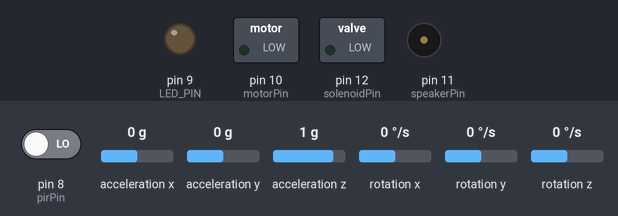
A sketch run on a simulated Arduino Uno, built with avr-gcc and run on an emulated ATmega328P. Shown: switched loads named in the sketch (green lamp = pin HIGH), output pins drawn as LEDs (lit = HIGH), buzzer (waves = sounding). The inputs (shaded band) are chosen by the test bench; at power-on: pin 8 (pirPin) LOW, acceleration x 0 g, acceleration y 0 g, acceleration z 1 g, rotation x 0 °/s, rotation y 0 °/s, rotation z 0 °/s. Random numbers use the default seed unless the sketch sets one; what the sketch prints to the serial monitor is not drawn.

Above: at 0.1 s.
At 34.1 s:
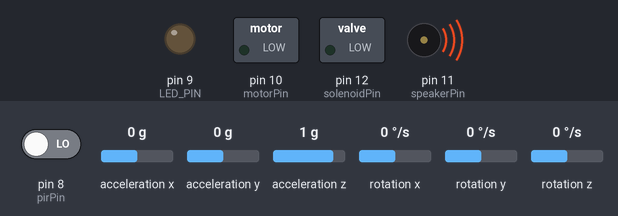
Timing chart, 0 to 35.6 s (numbered marks = the images above):
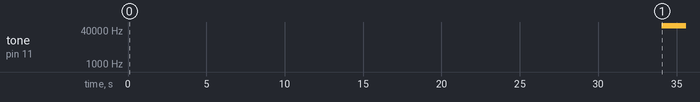

The sketch:

toasty.ino
```cpp
/* TOASTY!!! A living toaster.
 *
 */
/*
    === PIN LAYOUT ===
    13 - LEDs (possibly to transistor switch)
    11 - Sound output and Timer 2 Override (Pin 3 should no longer be used)
    12 - Solenoid 1 : Main toaster movement
    10 - Motor : Weighted for purring
     8 - PIR sensor reading : For detecting humans.
     7 - Solenoid 2 : Possibly to drive additional movement.
    A5 - Gyro/Accelerometer SCL output (Using wire to interpret)
    A4 - Gyro/Accelerometer SDA output (Using wire to interpret)

*/

#define LED_PIN 9

#include <Wire.h>
#include <MPU6050_tockn.h>

// MPU6050 is the main chip on the Osepp BAL-01 sensor
  MPU6050 accelgyro(Wire);

// This will be the gyroscope controller
class BalanceController
{
private:

  bool running = false;
  float inX = 0.0;
  float inY = 0.0;
  float inZ = 0.0;
  float accX = 0.0;
  float accY = 0.0;
  float accZ = 0.0;
  float sensitivity = 10.0; // in degrees
  float idleSen = 1.5;
  int idleTimeout = 3; // in seconds
  unsigned long idleTime = 0;

public:
    BalanceController()
    {
      Wire.begin();
    }

    void start()
    {
    if (!running)
    {
      // initialize MPU6050
      accelgyro.begin();
      accelgyro.calcGyroOffsets(true);

      running = true;

      inX = accelgyro.getAngleX();
      inY = accelgyro.getAngleY();
      inZ = accelgyro.getAngleZ();
    }

    }

    // test connection to sensor
    bool isOnline()
    {
        return true;
    }

    void update() {
        accelgyro.update();

        bool idle = true;

        float diffX = abs(accelgyro.getGyroX() - accX);
        float diffY = abs(accelgyro.getGyroY() - accY);
        float diffZ = abs(accelgyro.getGyroZ() - accZ);

        if (diffX > idleSen || diffY > idleSen || diffZ > idleSen) {
            idle = false;
        }

        if (!idle) {
            idleTime = millis();
        }

        accX = accelgyro.getGyroX();
        accY = accelgyro.getGyroY();
        accZ = accelgyro.getGyroZ();
    }

    bool isLevel()
    {
        bool flag = true;

        float diffX = abs(accelgyro.getAngleX() - inX);
        float diffY = abs(accelgyro.getAngleY() - inY);
        float diffZ = abs(accelgyro.getAngleZ() - inZ);

        if (diffX > sensitivity || diffY > sensitivity || diffZ > sensitivity) {
            flag = false;
        }

        return flag;
    }

    bool isIdle() {

        bool flag = false;
        if (millis() - idleTime > idleTimeout * 1000) {
            flag = true;
        }

        return flag;
    }

    bool isUpsideDown()
    {
        // if the gravity becomes reversed from the original orientation
        return (accelgyro.getAccY() < 0.0);
    }
};


/// Motion sensor
class MotionController
{
private:

    //the time we give the sensor to calibrate (10-60 secs according to the datasheet)
    int calibrationTime = 30;

    int pirPin = 8;    //the digital pin connected to the PIR sensor's output
    int asyncDelay = 50;
    int asyncTimer = 0;

    bool motionDetected = false;

public:
    MotionController()
    {

    }

    void start()
    {
        pinMode(pirPin, INPUT);
        digitalWrite(pirPin, LOW);

        //give the sensor some time to calibrate
        Serial.print("calibrating sensor ");
        for(int i = 0; i < calibrationTime; i++){
            Serial.print(".");
            delay(1000);
        }
        Serial.println(" done");
        Serial.println("SENSOR ACTIVE");
        delay(50);

    }

    void update() {

        if (millis() - asyncTimer < asyncDelay) {
            return;
        }

        if(digitalRead(pirPin) == HIGH){
            // Serial.println("Motion");
            motionDetected = true;
        }

        if (digitalRead(pirPin) == LOW) {
            // Serial.println("no motion");
            motionDetected = false;

        }

    }

    bool motion() {
        return motionDetected;
    }

};

class MotorController
{
private:
    unsigned long mTimer = 0;
    int motorPin = 10;

    int purrGap = 2000; // in milliseconds
    int purrLen = 1000; // in milliseconds
    unsigned long delayTimer = 0;

public:
    MotorController()
    {

    }

    void start() {
        pinMode(motorPin, OUTPUT);
    }

    void update(bool iRun)
    {
        if (millis() - delayTimer > 50) {
          if (iRun) {
  //            Serial.println("run");
              // Run purring motor
              if (millis() - mTimer < purrLen) {
  //                Serial.println("purr");
                  digitalWrite(motorPin, HIGH);
              } else if (millis() - mTimer < purrLen + purrGap) {
  //              Serial.println("purr silent");
                  digitalWrite(motorPin, LOW);
              } else {
  //              Serial.println("=========================== RESET =====================");
                  mTimer = millis();
              }

          } else {
  //          Serial.println("stop");
              digitalWrite(motorPin, LOW);
              mTimer = millis();
          }

          delayTimer = millis();
        }
    }
};


#include <stdint.h>
#include <avr/interrupt.h>
#include <avr/io.h>
#include <avr/pgmspace.h>

#include "sounddata.h"

#define SAMPLE_RATE 8000

int speakerPin = 11; // Can be either 3 or 11, two PWM outputs connected to Timer 2
volatile uint16_t sample;
byte lastSample;
bool playing = false;
int *sounddata_length;
signed char * sounddata_data;

void stopPlayback()
{
    // Disable playback per-sample interrupt.
//    TIMSK1 &= ~_BV(OCIE1A);
//
//    // Disable the per-sample timer completely.
//    TCCR1B &= ~_BV(CS10);
//
//    // Disable the PWM timer.
//    TCCR2B &= ~_BV(CS10);
//
//    digitalWrite(speakerPin, LOW);
//    OCR2A = 0;
    playing = false;
}

void killPlayback()
{
    // Disable playback per-sample interrupt.
   TIMSK1 &= ~_BV(OCIE1A);

   // Disable the per-sample timer completely.
   TCCR1B &= ~_BV(CS10);

   // Disable the PWM timer.
   TCCR2B &= ~_BV(CS10);

   digitalWrite(speakerPin, LOW);
   OCR2A = 0;
    playing = false;
}

// This is called at 8000 Hz to load the next sample.
ISR(TIMER1_COMPA_vect) {
    if (sample >= *sounddata_length || !playing) {
//        if (sample == sounddata_length + lastSample) {
            stopPlayback();
//        }
//        else {
//            if(speakerPin==11){
//                // Ramp down to zero to reduce the click at the end of playback.
//                OCR2A = sounddata_length + lastSample - sample;
//            } else {
//                OCR2B = sounddata_length + lastSample - sample;
//            }
//        }
        OCR2A = char(127);
    }
    else {
        if(speakerPin==11){
            OCR2A = pgm_read_byte(&sounddata_data[sample]);
        } else {
            OCR2B = pgm_read_byte(&sounddata_data[sample]);
        }
    }

    ++sample;
//    if (sample == 1) {
//      sample = 0;
//    } else {
//      sample = 1;
//    }

}

void startPlayback(const signed char * data, int *d_length)
{
    sounddata_data = data;
    sounddata_length = d_length;

    // Serial.println("sounddata:: ");
//    Serial.println(*data + 0);
    // Serial.println(pgm_read_byte(data[9255]));
    // Serial.println(pgm_read_byte(&sounddata_data));


    playing = true;
    pinMode(speakerPin, OUTPUT);

    // Set up Timer 2 to do pulse width modulation on the speaker
    // pin.

    // Use internal clock (datasheet p.160)
    ASSR &= ~(_BV(EXCLK) | _BV(AS2));

    // Set fast PWM mode  (p.157)
    TCCR2A |= _BV(WGM21) | _BV(WGM20);
    TCCR2B &= ~_BV(WGM22);

    if(speakerPin==11){
        // Do non-inverting PWM on pin OC2A (p.155)
        // On the Arduino this is pin 11.
        TCCR2A = (TCCR2A | _BV(COM2A1)) & ~_BV(COM2A0);
        TCCR2A &= ~(_BV(COM2B1) | _BV(COM2B0));
        // No prescaler (p.158)
        TCCR2B = (TCCR2B & ~(_BV(CS12) | _BV(CS11))) | _BV(CS10);

        // Set initial pulse width to the first sample.
        OCR2A = pgm_read_byte(&sounddata_data[0]);
    } else {
        // Do non-inverting PWM on pin OC2B (p.155)
        // On the Arduino this is pin 3.
        TCCR2A = (TCCR2A | _BV(COM2B1)) & ~_BV(COM2B0);
        TCCR2A &= ~(_BV(COM2A1) | _BV(COM2A0));
        // No prescaler (p.158)
        TCCR2B = (TCCR2B & ~(_BV(CS12) | _BV(CS11))) | _BV(CS10);

        // Set initial pulse width to the first sample.
        OCR2B = pgm_read_byte(&sounddata_data[0]);
    }

    // ***********************************************
    // Set up Timer 1 to send a sample every interrupt.

    cli();

    // Set CTC mode (Clear Timer on Compare Match) (p.133)
    // Have to set OCR1A *after*, otherwise it gets reset to 0!
    TCCR1B = (TCCR1B & ~_BV(WGM13)) | _BV(WGM12);
    TCCR1A = TCCR1A & ~(_BV(WGM11) | _BV(WGM10));

    // No prescaler (p.134)
    TCCR1B = (TCCR1B & ~(_BV(CS12) | _BV(CS11))) | _BV(CS10);

    // Set the compare register (OCR1A).
    // OCR1A is a 16-bit register, so we have to do this with
    // interrupts disabled to be safe.
    OCR1A = F_CPU / SAMPLE_RATE;    // 16e6 / 8000 = 2000

    // Enable interrupt when TCNT1 == OCR1A (p.136)
    TIMSK1 |= _BV(OCIE1A);

    lastSample = pgm_read_byte(&sounddata_data[*sounddata_length -1] );
    // Serial.print("lastSample: ");
    // Serial.println(lastSample);
    sample = 0;
    sei();
}


// =========
// MAIN APP
// =========

BalanceController balControl;
MotionController moControl;
MotorController purrMotor;

unsigned long masterTimer = 0;
unsigned long iTimer = 0;
bool jumping = false;
int solenoidPin = 12;

void setup() {

    // initialize serial
    Serial.begin(9600);

    moControl.start();
    // initialize gyroscope/accelerometer
    balControl.start();

    // setup motor for purring
    purrMotor.start();

    // led pin
    pinMode(LED_PIN, OUTPUT);
    pinMode(solenoidPin, OUTPUT);

    // Sound setup
    delay(1000);
    // Serial.println("Register TCCR2A Values");
    // Serial.print("TCCR2A: ");
    // Serial.println(TCCR2A, BIN);
    // Serial.print("_BV(COM2A1): ");
    // Serial.println(_BV(COM2A1), BIN);
    // Serial.print("(TCCR2A | _BV(COM2A1)): ");
    // Serial.println((TCCR2A | _BV(COM2A1)), BIN);
    // Serial.print("~_BV(COM2A0): ");
    // Serial.println(~_BV(COM2A0), BIN);
    // Serial.print("(TCCR2A | _BV(COM2A1)) & ~_BV(COM2A0): ");
    // Serial.println( (TCCR2A | _BV(COM2A1)) & ~_BV(COM2A0), BIN);

    masterTimer = millis();

}

void jump() {
    digitalWrite(solenoidPin, HIGH);
    delay(150);
    digitalWrite(solenoidPin, LOW);
    int r = random(75, 300);
    delay(100);
}

void loop() {

    // must update PIR sensor
    moControl.update();
    // must update gyro
    balControl.update();

    if (moControl.motion() && millis() - masterTimer > 3000) {
        digitalWrite(LED_PIN, HIGH);

//        if (balControl.isLevel()) {
          int r = random(6, 13);
          for (int i = 0; i < r; i++) {
              startPlayback( sd_chicken_data, &sd_chicken_length );
              delay(406);
          }
          killPlayback();

          r = random(2, 6);
          for (int i = 0; i < r; i++) {
              jump();
  //            delay(406);
          }

//        } else {
//
//          int r = random(6, 10);
//          for (int i = 0; i < r; i++) {
//              digitalWrite(10, HIGH);
//              delay(1500);
//              digitalWrite(10, LOW);
//              delay(1000);
//          }
//
//        }

        masterTimer = millis();
        iTimer = millis();

    } else {
        digitalWrite(LED_PIN, LOW);
//        iTimer = millis() - iTimer;

        if (millis() - iTimer > 10000) {

            startPlayback( sd_meow_data, &sd_meow_length );
            delay(528);
            killPlayback();
            iTimer = millis();
        }
    }

    // if (!jumping && moControl.motion() && !balControl.isLevel() && !balControl.isIdle() ) {
    //     // purr
    //     startPlayback( sd_purr_data, &sd_purr_length );
    //     purrMotor.update(true);
    // } else {
    //     purrMotor.update( false );
    // }

    // if (balControl.isLevel() && balControl.isIdle()) {
    //     if (millis() - masterTimer > 5000) {
    //         digitalWrite(solenoidPin, HIGH);
    //         delay(200);
    //         digitalWrite(solenoidPin, LOW);
    //         delay(200);
    //         digitalWrite(solenoidPin, HIGH);
    //         delay(200);
    //         digitalWrite(solenoidPin, LOW);
    //         delay(200);
    //         digitalWrite(solenoidPin, HIGH);
    //         delay(200);
    //         digitalWrite(solenoidPin, LOW);
    //         masterTimer = millis();
    //     }
    // } else {
    //     masterTimer = millis();
    // }


}

/*

=== BEHAVIOR ===
if (not level and not idle)
    Then purr

if (level and idle)
    do the chicken
    erratic

if (motion)
    turn on lights

if (purring)
    pulse lights

*/
```

Source omitted: sounddata.h (data table, 167320 bytes)

Measured:
- by itself, tone on pin 11 (speakerPin): silent → 62500 Hz at 34.1 s
